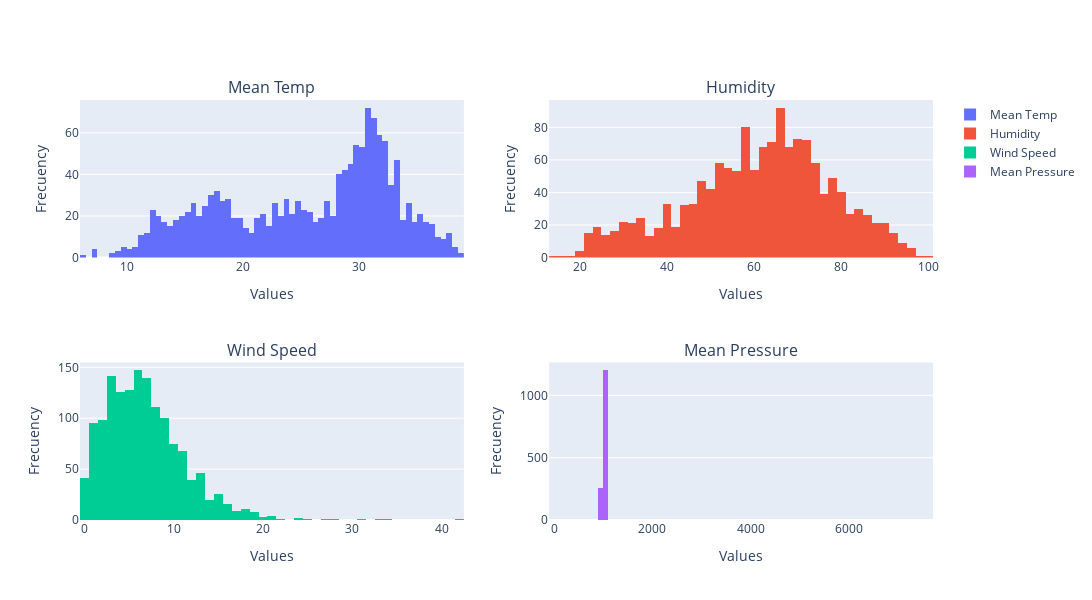

This figure's notebook cell:
### Markdown cell above
### Histograma

### Code cell
n = 80
df = og_train_df

plot_1 = go.Histogram(x=df['meantemp'], name='Mean Temp', nbinsx=n)
plot_2 = go.Histogram(x=df['humidity'], name='Humidity', nbinsx=n)
plot_3 = go.Histogram(x=df['wind_speed'], name='Wind Speed', nbinsx=n)
plot_4 = go.Histogram(x=df['meanpressure'], name='Mean Pressure', nbinsx=n)

fig = make_subplots(rows=2, cols=2, subplot_titles=["Mean Temp", "Humidity", "Wind Speed", "Mean Pressure"])

fig.add_trace(plot_1, row=1, col=1)
fig.add_trace(plot_2, row=1, col=2)
fig.add_trace(plot_3, row=2, col=1)
fig.add_trace(plot_4, row=2, col=2)

fig.update_layout(height=600, width=1300)

fig.update_xaxes(title_text='Values', row=1, col=1)
fig.update_xaxes(title_text='Values', row=1, col=2)
fig.update_xaxes(title_text='Values', row=2, col=1)
fig.update_xaxes(title_text='Values', row=2, col=2)

fig.update_yaxes(title_text='Frecuency', row=1, col=1)
fig.update_yaxes(title_text='Frecuency', row=1, col=2)
fig.update_yaxes(title_text='Frecuency', row=2, col=1)
fig.update_yaxes(title_text='Frecuency', row=2, col=2)

fig.show()

### Figure 1 — Plotly figure (JSON) as saved in the notebook; plotly's stock layout.template omitted (floating-point values rounded to 4 significant figures; data arrays with more than 128 entries replaced by an {"elided": "..."} marker saying what was removed)
{"data": [{"name": "Mean Temp", "nbinsx": 80, "type": "histogram", "x": {"elided": "1462 float values"}, "xaxis": "x", "yaxis": "y"}, {"name": "Humidity", "nbinsx": 80, "type": "histogram", "x": {"elided": "1462 float values"}, "xaxis": "x2", "yaxis": "y2"}, {"name": "Wind Speed", "nbinsx": 80, "type": "histogram", "x": {"elided": "1462 float values"}, "xaxis": "x3", "yaxis": "y3"}, {"name": "Mean Pressure", "nbinsx": 80, "type": "histogram", "x": {"elided": "1462 float values"}, "xaxis": "x4", "yaxis": "y4"}], "layout": {"annotations": [{"font": {"size": 16}, "showarrow": false, "text": "Mean Temp", "x": 0.225, "xanchor": "center", "xref": "paper", "y": 1, "yanchor": "bottom", "yref": "paper"}, {"font": {"size": 16}, "showarrow": false, "text": "Humidity", "x": 0.775, "xanchor": "center", "xref": "paper", "y": 1, "yanchor": "bottom", "yref": "paper"}, {"font": {"size": 16}, "showarrow": false, "text": "Wind Speed", "x": 0.225, "xanchor": "center", "xref": "paper", "y": 0.375, "yanchor": "bottom", "yref": "paper"}, {"font": {"size": 16}, "showarrow": false, "text": "Mean Pressure", "x": 0.775, "xanchor": "center", "xref": "paper", "y": 0.375, "yanchor": "bottom", "yref": "paper"}], "height": 600, "width": 1300, "xaxis": {"anchor": "y", "domain": [0, 0.45], "title": {"text": "Values"}}, "xaxis2": {"anchor": "y2", "domain": [0.55, 1], "title": {"text": "Values"}}, "xaxis3": {"anchor": "y3", "domain": [0, 0.45], "title": {"text": "Values"}}, "xaxis4": {"anchor": "y4", "domain": [0.55, 1], "title": {"text": "Values"}}, "yaxis": {"anchor": "x", "domain": [0.625, 1], "title": {"text": "Frecuency"}}, "yaxis2": {"anchor": "x2", "domain": [0.625, 1], "title": {"text": "Frecuency"}}, "yaxis3": {"anchor": "x3", "domain": [0, 0.375], "title": {"text": "Frecuency"}}, "yaxis4": {"anchor": "x4", "domain": [0, 0.375], "title": {"text": "Frecuency"}}}}
